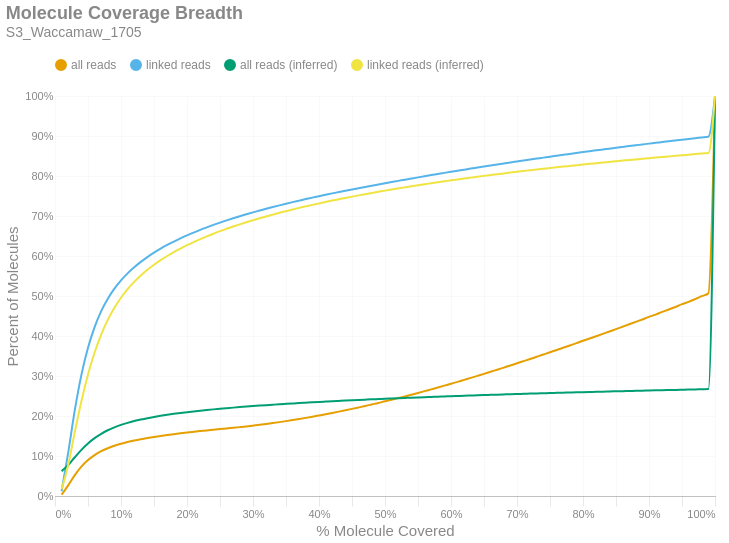

This figure's notebook cell:
### Markdown cell above
### Molecule Read Coverage
This chart shows molecule coverage breadth as computed by the number of bases aligned to that molecule. In other words, "*how much of each unique long molecule is actually sequenced/aligned?*" Keep in mind there is a distinction between sequences and alignments, since some sequences belonging to a particular molecule may not align well and wouldn't appear in the alignment data. This chart also shows molecule coverage breadth as computed by the *inferred fragment* from which the aligned sequences originate. Unlike read coverage, this calculation takes into account the total insert size, including unsequenced gaps between the forward and reverse reads. Like the previous figures, these are cumulative percents.

### Code cell
if SKIPLR:
    print_html(f"Skipped")
else:
    binned_df = consolidated_hist(valids['coverage_bp'], mask, 0.01, True)
    binned_df_inf = consolidated_hist(valids['coverage_inserts'], mask, 0.01, True)
    binned_df = binned_df.with_columns(pl.lit(binned_df_inf['all reads (cumsum)']).alias('all reads (inferred)'))
    binned_df = binned_df.with_columns(pl.lit(binned_df_inf['linked reads (cumsum)']).alias('linked reads (inferred)'))
    binned_df = binned_df.with_columns(
        (pl.col('bin').cast(pl.Float64) + 0.01).alias('right_edge')
    )

    with SafeRender(binned_df):
        (
            density_plot(binned_df, 'Molecule Coverage Breadth', samplename, 'molcov', ['all reads (inferred)','linked reads (inferred)'])
            .encode(
                #x=alt.X('bin:Q', title="% Molecule Covered").axis(format = '%').scale(padding=0),
                x=alt.X('right_edge:Q', title="% Molecule Covered").axis(format='%').scale(padding=0),
                y=alt.Y('value:Q', title='Percent of Molecules')
                    .axis(format='%')
                    .stack(False)
                    .scale(domainMin=0, padding=0),
                color=alt.Color("key:N").scale(domain = ["all reads", "linked reads", "all reads (inferred)", "linked reads (inferred)"]),
                tooltip = [
                    alt.Tooltip("key:N", title = "Data Type"),
                    alt.Tooltip("range_label:N", title="% Molecule Covered"),
                    alt.Tooltip("value:Q", format = ".2%", title="% Molecules")
                ]
            )
        ).display()

### Figure 1 — Vega-Lite specification as saved in the notebook (floating-point values rounded to 4 significant figures)
{"width": "container", "height": 400, "config": {"title": {"anchor": "start", "dy": -15, "fontSize": 18, "color": "#888888", "subtitleColor": "#888888", "subtitleFontSize": 14}, "arc": {"fill": "#0072B2"}, "axis": {"domainColor": "#888888", "domainWidth": 0.5, "gridWidth": 0.2, "grid": false, "titleFontWeight": 400, "titleFontSize": 15, "labelFontSize": 11, "labelColor": "#888888", "tickColor": "#888888", "tickWidth": 0.2, "titleColor": "#888888"}, "axisBand": {"grid": false}, "axisX": {"grid": true, "tickSize": 10, "domainCap": "round"}, "axisY": {"domain": false, "grid": true, "tickSize": 0, "domainCap": "round"}, "background": "transparent", "header": {"labelFontSize": 15, "labelColor": "#888888", "titleFontSize": 15, "titleFontWeight": 600, "titleColor": "#888888"}, "legend": {"labelFont": "sans-serif", "labelFontSize": 12, "labelColor": "#888888", "symbolSize": 100, "symbolType": "circle", "titleFontSize": 12, "titlePadding": 10, "titleColor": "#888888", "title": null, "orient": "top"}, "range": {"category": ["#E69F00", "#56B4E9", "#009E73", "#F0E442", "#0072B2", "#D55E00", "#CC79A7", "#000000"], "diverging": ["#cfe8f3", "#a2d4ec", "#73bfe2", "#46abdb", "#1696d2", "#12719e"]}, "area": {"fill": "#0072B2", "fillOpacity": 0.7, "line": true, "strokeOpacity": 0.7}, "line": {"color": "#0072B2", "stroke": "#0072B2", "strokeWidth": 2}, "trail": {"color": "#0072B2", "stroke": "#0072B2", "strokeWidth": 0, "size": 1}, "point": {"filled": true, "fillOpacity": 1.0, "size": 95}, "text": {"color": "#888888", "fontSize": 11, "align": "right", "fontWeight": 400, "size": 11}, "bar": {"fill": "#0072B2", "stroke": null}, "view": {"stroke": null, "continuousWidth": 660, "continuousHeight": 400}}, "data": {"name": "data-d8651035d0609e1ec9e9c4b69ec6b7ee"}, "mark": {"type": "line", "interpolate": "monotone", "point": {"opacity": 0, "size": 275}}, "encoding": {"color": {"field": "key", "scale": {"domain": ["all reads", "linked reads", "all reads (inferred)", "linked reads (inferred)"]}, "type": "nominal"}, "tooltip": [{"field": "key", "title": "Data Type", "type": "nominal"}, {"field": "range_label", "title": "% Molecule Covered", "type": "nominal"}, {"field": "value", "format": ".2%", "title": "% Molecules", "type": "quantitative"}], "x": {"axis": {"format": "%"}, "field": "right_edge", "scale": {"padding": 0}, "title": "% Molecule Covered", "type": "quantitative"}, "y": {"axis": {"format": "%"}, "field": "value", "scale": {"domainMin": 0, "padding": 0}, "stack": false, "title": "Percent of Molecules", "type": "quantitative"}}, "params": [{"name": "param_c36ac31b6afebe62", "select": {"type": "point", "fields": ["key"]}, "bind": "legend"}], "title": {"text": "Molecule Coverage Breadth", "subtitle": "S3_Waccamaw_1705"}, "transform": [{"fold": ["all reads (cumsum)", "linked reads (cumsum)", "all reads (inferred)", "linked reads (inferred)"]}, {"calculate": "replace(datum.key, ' (cumsum)', '')", "as": "key"}, {"filter": {"param": "param_c36ac31b6afebe62"}}], "usermeta": {"embedOptions": {"downloadFileName": "S3_Waccamaw_1705.molcov"}}, "$schema": "https://vega.github.io/schema/vega-lite/v6.1.0.json", "datasets": {"data-d8651035d0609e1ec9e9c4b69ec6b7ee": [{"bin": "0.0", "interval": "0.0-0.01", "all reads": 0.003106, "linked reads": 0.01184, "all reads (cumsum)": 0.003106, "linked reads (cumsum)": 0.01184, "range_label": "0.0-0.01", "all reads (inferred)": 0.06221, "linked reads (inferred)": 0.01677, "right_edge": 0.01}, {"bin": "0.01", "interval": "0.01-0.02", "all reads": 0.02344, "linked reads": 0.0964, "all reads (cumsum)": 0.02654, "linked reads (cumsum)": 0.1082, "range_label": "0.01-0.02", "all reads (inferred)": 0.07706, "linked reads (inferred)": 0.07758, "right_edge": 0.02}, {"bin": "0.02", "interval": "0.02-0.03", "all reads": 0.02568, "linked reads": 0.1065, "all reads (cumsum)": 0.05223, "linked reads (cumsum)": 0.2147, "range_label": "0.02-0.03", "all reads (inferred)": 0.09683, "linked reads (inferred)": 0.1596, "right_edge": 0.03}, {"bin": "0.03", "interval": "0.03-0.04", "all reads": 0.02125, "linked reads": 0.08814, "all reads (cumsum)": 0.07348, "linked reads (cumsum)": 0.3028, "range_label": "0.03-0.04", "all reads (inferred)": 0.1154, "linked reads (inferred)": 0.237, "right_edge": 0.04}, {"bin": "0.04", "interval": "0.04-0.05", "all reads": 0.01636, "linked reads": 0.06785, "all reads (cumsum)": 0.08983, "linked reads (cumsum)": 0.3707, "range_label": "0.04-0.05", "all reads (inferred)": 0.1315, "linked reads (inferred)": 0.3035, "right_edge": 0.05}, {"bin": "0.05", "interval": "0.05-0.06", "all reads": 0.01248, "linked reads": 0.05161, "all reads (cumsum)": 0.1023, "linked reads (cumsum)": 0.4223, "range_label": "0.05-0.06", "all reads (inferred)": 0.1448, "linked reads (inferred)": 0.3588, "right_edge": 0.06}, {"bin": "0.06", "interval": "0.06-0.07", "all reads": 0.009622, "linked reads": 0.03977, "all reads (cumsum)": 0.1119, "linked reads (cumsum)": 0.4621, "range_label": "0.06-0.07", "all reads (inferred)": 0.1555, "linked reads (inferred)": 0.4035, "right_edge": 0.07}, {"bin": "0.07", "interval": "0.07-0.08", "all reads": 0.007558, "linked reads": 0.03118, "all reads (cumsum)": 0.1195, "linked reads (cumsum)": 0.4932, "range_label": "0.07-0.08", "all reads (inferred)": 0.1644, "linked reads (inferred)": 0.4402, "right_edge": 0.08}, {"bin": "0.08", "interval": "0.08-0.09", "all reads": 0.006066, "linked reads": 0.02498, "all reads (cumsum)": 0.1256, "linked reads (cumsum)": 0.5182, "range_label": "0.08-0.09", "all reads (inferred)": 0.1717, "linked reads (inferred)": 0.4705, "right_edge": 0.09}, {"bin": "0.09", "interval": "0.09-0.1", "all reads": 0.005047, "linked reads": 0.02069, "all reads (cumsum)": 0.1306, "linked reads (cumsum)": 0.5389, "range_label": "0.09-0.1", "all reads (inferred)": 0.1777, "linked reads (inferred)": 0.4956, "right_edge": 0.1}, {"bin": "0.1", "interval": "0.1-0.11", "all reads": 0.00431, "linked reads": 0.0176, "all reads (cumsum)": 0.1349, "linked reads (cumsum)": 0.5565, "range_label": "0.1-0.11", "all reads (inferred)": 0.1829, "linked reads (inferred)": 0.517, "right_edge": 0.11}, {"bin": "0.11", "interval": "0.11-0.12", "all reads": 0.003735, "linked reads": 0.01524, "all reads (cumsum)": 0.1387, "linked reads (cumsum)": 0.5717, "range_label": "0.11-0.12", "all reads (inferred)": 0.1873, "linked reads (inferred)": 0.5353, "right_edge": 0.12}, {"bin": "0.12", "interval": "0.12-0.13", "all reads": 0.003329, "linked reads": 0.01354, "all reads (cumsum)": 0.142, "linked reads (cumsum)": 0.5853, "range_label": "0.12-0.13", "all reads (inferred)": 0.1912, "linked reads (inferred)": 0.5512, "right_edge": 0.13}, {"bin": "0.13", "interval": "0.13-0.14", "all reads": 0.002964, "linked reads": 0.01202, "all reads (cumsum)": 0.1449, "linked reads (cumsum)": 0.5973, "range_label": "0.13-0.14", "all reads (inferred)": 0.1946, "linked reads (inferred)": 0.5655, "right_edge": 0.14}, {"bin": "0.14", "interval": "0.14-0.15", "all reads": 0.00271, "linked reads": 0.01093, "all reads (cumsum)": 0.1477, "linked reads (cumsum)": 0.6082, "range_label": "0.14-0.15", "all reads (inferred)": 0.1976, "linked reads (inferred)": 0.578, "right_edge": 0.15}, {"bin": "0.15", "interval": "0.15-0.16", "all reads": 0.002498, "linked reads": 0.01004, "all reads (cumsum)": 0.1502, "linked reads (cumsum)": 0.6183, "range_label": "0.15-0.16", "all reads (inferred)": 0.2004, "linked reads (inferred)": 0.5895, "right_edge": 0.16}, {"bin": "0.16", "interval": "0.16-0.17", "all reads": 0.002319, "linked reads": 0.009243, "all reads (cumsum)": 0.1525, "linked reads (cumsum)": 0.6275, "range_label": "0.16-0.17", "all reads (inferred)": 0.203, "linked reads (inferred)": 0.6, "right_edge": 0.17}, {"bin": "0.17", "interval": "0.17-0.18", "all reads": 0.002165, "linked reads": 0.008504, "all reads (cumsum)": 0.1546, "linked reads (cumsum)": 0.636, "range_label": "0.17-0.18", "all reads (inferred)": 0.2054, "linked reads (inferred)": 0.6097, "right_edge": 0.18}, {"bin": "0.18", "interval": "0.18-0.19", "all reads": 0.002048, "linked reads": 0.007995, "all reads (cumsum)": 0.1567, "linked reads (cumsum)": 0.644, "range_label": "0.18-0.19", "all reads (inferred)": 0.2075, "linked reads (inferred)": 0.6187, "right_edge": 0.19}, {"bin": "0.19", "interval": "0.19-0.2", "all reads": 0.001962, "linked reads": 0.007567, "all reads (cumsum)": 0.1586, "linked reads (cumsum)": 0.6516, "range_label": "0.19-0.2", "all reads (inferred)": 0.2096, "linked reads (inferred)": 0.627, "right_edge": 0.2}, {"bin": "0.2", "interval": "0.2-0.21", "all reads": 0.001832, "linked reads": 0.006979, "all reads (cumsum)": 0.1605, "linked reads (cumsum)": 0.6586, "range_label": "0.2-0.21", "all reads (inferred)": 0.2115, "linked reads (inferred)": 0.6348, "right_edge": 0.21}, {"bin": "0.21", "interval": "0.21-0.22", "all reads": 0.001794, "linked reads": 0.006757, "all reads (cumsum)": 0.1623, "linked reads (cumsum)": 0.6653, "range_label": "0.21-0.22", "all reads (inferred)": 0.2133, "linked reads (inferred)": 0.6422, "right_edge": 0.22}, {"bin": "0.22", "interval": "0.22-0.23", "all reads": 0.001716, "linked reads": 0.006353, "all reads (cumsum)": 0.164, "linked reads (cumsum)": 0.6717, "range_label": "0.22-0.23", "all reads (inferred)": 0.215, "linked reads (inferred)": 0.6492, "right_edge": 0.23}, {"bin": "0.23", "interval": "0.23-0.24", "all reads": 0.001655, "linked reads": 0.006037, "all reads (cumsum)": 0.1656, "linked reads (cumsum)": 0.6777, "range_label": "0.23-0.24", "all reads (inferred)": 0.2166, "linked reads (inferred)": 0.6558, "right_edge": 0.24}, {"bin": "0.24", "interval": "0.24-0.25", "all reads": 0.001632, "linked reads": 0.005806, "all reads (cumsum)": 0.1673, "linked reads (cumsum)": 0.6835, "range_label": "0.24-0.25", "all reads (inferred)": 0.2181, "linked reads (inferred)": 0.6621, "right_edge": 0.25}, {"bin": "0.25", "interval": "0.25-0.26", "all reads": 0.001602, "linked reads": 0.00554, "all reads (cumsum)": 0.1689, "linked reads (cumsum)": 0.6891, "range_label": "0.25-0.26", "all reads (inferred)": 0.2195, "linked reads (inferred)": 0.668, "right_edge": 0.26}, {"bin": "0.26", "interval": "0.26-0.27", "all reads": 0.001623, "linked reads": 0.005302, "all reads (cumsum)": 0.1705, "linked reads (cumsum)": 0.6944, "range_label": "0.26-0.27", "all reads (inferred)": 0.2209, "linked reads (inferred)": 0.6737, "right_edge": 0.27}, {"bin": "0.27", "interval": "0.27-0.28", "all reads": 0.001701, "linked reads": 0.005117, "all reads (cumsum)": 0.1722, "linked reads (cumsum)": 0.6995, "range_label": "0.27-0.28", "all reads (inferred)": 0.2223, "linked reads (inferred)": 0.6791, "right_edge": 0.28}, {"bin": "0.28", "interval": "0.28-0.29", "all reads": 0.001756, "linked reads": 0.004817, "all reads (cumsum)": 0.174, "linked reads (cumsum)": 0.7043, "range_label": "0.28-0.29", "all reads (inferred)": 0.2236, "linked reads (inferred)": 0.6844, "right_edge": 0.29}, {"bin": "0.29", "interval": "0.29-0.3", "all reads": 0.001933, "linked reads": 0.004773, "all reads (cumsum)": 0.1759, "linked reads (cumsum)": 0.7091, "range_label": "0.29-0.3", "all reads (inferred)": 0.2248, "linked reads (inferred)": 0.6894, "right_edge": 0.3}, {"bin": "0.3", "interval": "0.3-0.31", "all reads": 0.001999, "linked reads": 0.004501, "all reads (cumsum)": 0.1779, "linked reads (cumsum)": 0.7136, "range_label": "0.3-0.31", "all reads (inferred)": 0.226, "linked reads (inferred)": 0.6943, "right_edge": 0.31}, {"bin": "0.31", "interval": "0.31-0.32", "all reads": 0.002164, "linked reads": 0.004492, "all reads (cumsum)": 0.1801, "linked reads (cumsum)": 0.7181, "range_label": "0.31-0.32", "all reads (inferred)": 0.2271, "linked reads (inferred)": 0.699, "right_edge": 0.32}, {"bin": "0.32", "interval": "0.32-0.33", "all reads": 0.002292, "linked reads": 0.004315, "all reads (cumsum)": 0.1823, "linked reads (cumsum)": 0.7224, "range_label": "0.32-0.33", "all reads (inferred)": 0.2282, "linked reads (inferred)": 0.7035, "right_edge": 0.33}, {"bin": "0.33", "interval": "0.33-0.34", "all reads": 0.002364, "linked reads": 0.004206, "all reads (cumsum)": 0.1847, "linked reads (cumsum)": 0.7266, "range_label": "0.33-0.34", "all reads (inferred)": 0.2293, "linked reads (inferred)": 0.7079, "right_edge": 0.34}, {"bin": "0.34", "interval": "0.34-0.35", "all reads": 0.002485, "linked reads": 0.0041, "all reads (cumsum)": 0.1872, "linked reads (cumsum)": 0.7307, "range_label": "0.34-0.35", "all reads (inferred)": 0.2304, "linked reads (inferred)": 0.7121, "right_edge": 0.35}, {"bin": "0.35", "interval": "0.35-0.36", "all reads": 0.002591, "linked reads": 0.003958, "all reads (cumsum)": 0.1898, "linked reads (cumsum)": 0.7346, "range_label": "0.35-0.36", "all reads (inferred)": 0.2314, "linked reads (inferred)": 0.7162, "right_edge": 0.36}, {"bin": "0.36", "interval": "0.36-0.37", "all reads": 0.002683, "linked reads": 0.003829, "all reads (cumsum)": 0.1925, "linked reads (cumsum)": 0.7385, "range_label": "0.36-0.37", "all reads (inferred)": 0.2324, "linked reads (inferred)": 0.7203, "right_edge": 0.37}, {"bin": "0.37", "interval": "0.37-0.38", "all reads": 0.002823, "linked reads": 0.003804, "all reads (cumsum)": 0.1953, "linked reads (cumsum)": 0.7423, "range_label": "0.37-0.38", "all reads (inferred)": 0.2333, "linked reads (inferred)": 0.724, "right_edge": 0.38}, {"bin": "0.38", "interval": "0.38-0.39", "all reads": 0.002909, "linked reads": 0.003615, "all reads (cumsum)": 0.1982, "linked reads (cumsum)": 0.7459, "range_label": "0.38-0.39", "all reads (inferred)": 0.2342, "linked reads (inferred)": 0.7278, "right_edge": 0.39}, {"bin": "0.39", "interval": "0.39-0.4", "all reads": 0.00307, "linked reads": 0.003701, "all reads (cumsum)": 0.2013, "linked reads (cumsum)": 0.7496, "range_label": "0.39-0.4", "all reads (inferred)": 0.2351, "linked reads (inferred)": 0.7314, "right_edge": 0.4}, {"bin": "0.4", "interval": "0.4-0.41", "all reads": 0.003091, "linked reads": 0.00346, "all reads (cumsum)": 0.2044, "linked reads (cumsum)": 0.753, "range_label": "0.4-0.41", "all reads (inferred)": 0.236, "linked reads (inferred)": 0.735, "right_edge": 0.41}, {"bin": "0.41", "interval": "0.41-0.42", "all reads": 0.003218, "linked reads": 0.003477, "all reads (cumsum)": 0.2076, "linked reads (cumsum)": 0.7565, "range_label": "0.41-0.42", "all reads (inferred)": 0.2369, "linked reads (inferred)": 0.7385, "right_edge": 0.42}, {"bin": "0.42", "interval": "0.42-0.43", "all reads": 0.003313, "linked reads": 0.003287, "all reads (cumsum)": 0.2109, "linked reads (cumsum)": 0.7598, "range_label": "0.42-0.43", "all reads (inferred)": 0.2377, "linked reads (inferred)": 0.7419, "right_edge": 0.43}, {"bin": "0.43", "interval": "0.43-0.44", "all reads": 0.003399, "linked reads": 0.003343, "all reads (cumsum)": 0.2143, "linked reads (cumsum)": 0.7632, "range_label": "0.43-0.44", "all reads (inferred)": 0.2385, "linked reads (inferred)": 0.7452, "right_edge": 0.44}, {"bin": "0.44", "interval": "0.44-0.45", "all reads": 0.00351, "linked reads": 0.003229, "all reads (cumsum)": 0.2178, "linked reads (cumsum)": 0.7664, "range_label": "0.44-0.45", "all reads (inferred)": 0.2393, "linked reads (inferred)": 0.7484, "right_edge": 0.45}, {"bin": "0.45", "interval": "0.45-0.46", "all reads": 0.003604, "linked reads": 0.003169, "all reads (cumsum)": 0.2214, "linked reads (cumsum)": 0.7696, "range_label": "0.45-0.46", "all reads (inferred)": 0.2401, "linked reads (inferred)": 0.7516, "right_edge": 0.46}, {"bin": "0.46", "interval": "0.46-0.47", "all reads": 0.003667, "linked reads": 0.003179, "all reads (cumsum)": 0.2251, "linked reads (cumsum)": 0.7727, "range_label": "0.46-0.47", "all reads (inferred)": 0.2409, "linked reads (inferred)": 0.7546, "right_edge": 0.47}, {"bin": "0.47", "interval": "0.47-0.48", "all reads": 0.003803, "linked reads": 0.003072, "all reads (cumsum)": 0.2289, "linked reads (cumsum)": 0.7758, "range_label": "0.47-0.48", "all reads (inferred)": 0.2416, "linked reads (inferred)": 0.7577, "right_edge": 0.48}, {"bin": "0.48", "interval": "0.48-0.49", "all reads": 0.003726, "linked reads": 0.003052, "all reads (cumsum)": 0.2326, "linked reads (cumsum)": 0.7789, "range_label": "0.48-0.49", "all reads (inferred)": 0.2423, "linked reads (inferred)": 0.7605, "right_edge": 0.49}, {"bin": "0.49", "interval": "0.49-0.5", "all reads": 0.004227, "linked reads": 0.003114, "all reads (cumsum)": 0.2368, "linked reads (cumsum)": 0.782, "range_label": "0.49-0.5", "all reads (inferred)": 0.2431, "linked reads (inferred)": 0.7635, "right_edge": 0.5}, {"bin": "0.5", "interval": "0.5-0.51", "all reads": 0.003737, "linked reads": 0.002926, "all reads (cumsum)": 0.2406, "linked reads (cumsum)": 0.7849, "range_label": "0.5-0.51", "all reads (inferred)": 0.2438, "linked reads (inferred)": 0.7662, "right_edge": 0.51}, {"bin": "0.51", "interval": "0.51-0.52", "all reads": 0.004217, "linked reads": 0.002948, "all reads (cumsum)": 0.2448, "linked reads (cumsum)": 0.7878, "range_label": "0.51-0.52", "all reads (inferred)": 0.2444, "linked reads (inferred)": 0.7689, "right_edge": 0.52}, {"bin": "0.52", "interval": "0.52-0.53", "all reads": 0.00415, "linked reads": 0.002899, "all reads (cumsum)": 0.2489, "linked reads (cumsum)": 0.7907, "range_label": "0.52-0.53", "all reads (inferred)": 0.2451, "linked reads (inferred)": 0.7716, "right_edge": 0.53}, {"bin": "0.53", "interval": "0.53-0.54", "all reads": 0.004328, "linked reads": 0.002904, "all reads (cumsum)": 0.2533, "linked reads (cumsum)": 0.7936, "range_label": "0.53-0.54", "all reads (inferred)": 0.2458, "linked reads (inferred)": 0.7743, "right_edge": 0.54}, {"bin": "0.54", "interval": "0.54-0.55", "all reads": 0.004345, "linked reads": 0.002896, "all reads (cumsum)": 0.2576, "linked reads (cumsum)": 0.7965, "range_label": "0.54-0.55", "all reads (inferred)": 0.2464, "linked reads (inferred)": 0.7769, "right_edge": 0.55}, {"bin": "0.55", "interval": "0.55-0.56", "all reads": 0.004506, "linked reads": 0.002874, "all reads (cumsum)": 0.2621, "linked reads (cumsum)": 0.7994, "range_label": "0.55-0.56", "all reads (inferred)": 0.2471, "linked reads (inferred)": 0.7795, "right_edge": 0.56}, {"bin": "0.56", "interval": "0.56-0.57", "all reads": 0.004538, "linked reads": 0.002834, "all reads (cumsum)": 0.2667, "linked reads (cumsum)": 0.8022, "range_label": "0.56-0.57", "all reads (inferred)": 0.2477, "linked reads (inferred)": 0.7819, "right_edge": 0.57}, {"bin": "0.57", "interval": "0.57-0.58", "all reads": 0.004518, "linked reads": 0.002772, "all reads (cumsum)": 0.2712, "linked reads (cumsum)": 0.805, "range_label": "0.57-0.58", "all reads (inferred)": 0.2483, "linked reads (inferred)": 0.7843, "right_edge": 0.58}, {"bin": "0.58", "interval": "0.58-0.59", "all reads": 0.004701, "linked reads": 0.002806, "all reads (cumsum)": 0.2759, "linked reads (cumsum)": 0.8078, "range_label": "0.58-0.59", "all reads (inferred)": 0.2489, "linked reads (inferred)": 0.7867, "right_edge": 0.59}, {"bin": "0.59", "interval": "0.59-0.6", "all reads": 0.004816, "linked reads": 0.002725, "all reads (cumsum)": 0.2807, "linked reads (cumsum)": 0.8106, "range_label": "0.59-0.6", "all reads (inferred)": 0.2495, "linked reads (inferred)": 0.7892, "right_edge": 0.6}, {"bin": "0.6", "interval": "0.6-0.61", "all reads": 0.004709, "linked reads": 0.002666, "all reads (cumsum)": 0.2854, "linked reads (cumsum)": 0.8132, "range_label": "0.6-0.61", "all reads (inferred)": 0.2501, "linked reads (inferred)": 0.7915, "right_edge": 0.61}, {"bin": "0.61", "interval": "0.61-0.62", "all reads": 0.004931, "linked reads": 0.002635, "all reads (cumsum)": 0.2903, "linked reads (cumsum)": 0.8159, "range_label": "0.61-0.62", "all reads (inferred)": 0.2507, "linked reads (inferred)": 0.7938, "right_edge": 0.62}, {"bin": "0.62", "interval": "0.62-0.63", "all reads": 0.004933, "linked reads": 0.002703, "all reads (cumsum)": 0.2953, "linked reads (cumsum)": 0.8186, "range_label": "0.62-0.63", "all reads (inferred)": 0.2512, "linked reads (inferred)": 0.7959, "right_edge": 0.63}, {"bin": "0.63", "interval": "0.63-0.64", "all reads": 0.005007, "linked reads": 0.002575, "all reads (cumsum)": 0.3003, "linked reads (cumsum)": 0.8211, "range_label": "0.63-0.64", "all reads (inferred)": 0.2518, "linked reads (inferred)": 0.7981, "right_edge": 0.64}, {"bin": "0.64", "interval": "0.64-0.65", "all reads": 0.005028, "linked reads": 0.002593, "all reads (cumsum)": 0.3053, "linked reads (cumsum)": 0.8237, "range_label": "0.64-0.65", "all reads (inferred)": 0.2524, "linked reads (inferred)": 0.8003, "right_edge": 0.65}, {"bin": "0.65", "interval": "0.65-0.66", "all reads": 0.005338, "linked reads": 0.002669, "all reads (cumsum)": 0.3106, "linked reads (cumsum)": 0.8264, "range_label": "0.65-0.66", "all reads (inferred)": 0.2529, "linked reads (inferred)": 0.8024, "right_edge": 0.66}, {"bin": "0.66", "interval": "0.66-0.67", "all reads": 0.005121, "linked reads": 0.002545, "all reads (cumsum)": 0.3158, "linked reads (cumsum)": 0.8289, "range_label": "0.66-0.67", "all reads (inferred)": 0.2534, "linked reads (inferred)": 0.8045, "right_edge": 0.67}, {"bin": "0.67", "interval": "0.67-0.68", "all reads": 0.005279, "linked reads": 0.002523, "all reads (cumsum)": 0.321, "linked reads (cumsum)": 0.8315, "range_label": "0.67-0.68", "all reads (inferred)": 0.2539, "linked reads (inferred)": 0.8065, "right_edge": 0.68}, {"bin": "0.68", "interval": "0.68-0.69", "all reads": 0.00526, "linked reads": 0.0025, "all reads (cumsum)": 0.3263, "linked reads (cumsum)": 0.834, "range_label": "0.68-0.69", "all reads (inferred)": 0.2545, "linked reads (inferred)": 0.8086, "right_edge": 0.69}, {"bin": "0.69", "interval": "0.69-0.7", "all reads": 0.005453, "linked reads": 0.002421, "all reads (cumsum)": 0.3317, "linked reads (cumsum)": 0.8364, "range_label": "0.69-0.7", "all reads (inferred)": 0.255, "linked reads (inferred)": 0.8106, "right_edge": 0.7}, {"bin": "0.7", "interval": "0.7-0.71", "all reads": 0.005398, "linked reads": 0.002432, "all reads (cumsum)": 0.3371, "linked reads (cumsum)": 0.8388, "range_label": "0.7-0.71", "all reads (inferred)": 0.2555, "linked reads (inferred)": 0.8125, "right_edge": 0.71}, {"bin": "0.71", "interval": "0.71-0.72", "all reads": 0.005382, "linked reads": 0.002405, "all reads (cumsum)": 0.3425, "linked reads (cumsum)": 0.8412, "range_label": "0.71-0.72", "all reads (inferred)": 0.256, "linked reads (inferred)": 0.8145, "right_edge": 0.72}, {"bin": "0.72", "interval": "0.72-0.73", "all reads": 0.005575, "linked reads": 0.002379, "all reads (cumsum)": 0.3481, "linked reads (cumsum)": 0.8436, "range_label": "0.72-0.73", "all reads (inferred)": 0.2564, "linked reads (inferred)": 0.8164, "right_edge": 0.73}, {"bin": "0.73", "interval": "0.73-0.74", "all reads": 0.005494, "linked reads": 0.002334, "all reads (cumsum)": 0.3536, "linked reads (cumsum)": 0.8459, "range_label": "0.73-0.74", "all reads (inferred)": 0.2569, "linked reads (inferred)": 0.8182, "right_edge": 0.74}, {"bin": "0.74", "interval": "0.74-0.75", "all reads": 0.005835, "linked reads": 0.002423, "all reads (cumsum)": 0.3594, "linked reads (cumsum)": 0.8484, "range_label": "0.74-0.75", "all reads (inferred)": 0.2574, "linked reads (inferred)": 0.8201, "right_edge": 0.75}, {"bin": "0.75", "interval": "0.75-0.76", "all reads": 0.00549, "linked reads": 0.002271, "all reads (cumsum)": 0.3649, "linked reads (cumsum)": 0.8506, "range_label": "0.75-0.76", "all reads (inferred)": 0.2579, "linked reads (inferred)": 0.8218, "right_edge": 0.76}, {"bin": "0.76", "interval": "0.76-0.77", "all reads": 0.005703, "linked reads": 0.002294, "all reads (cumsum)": 0.3706, "linked reads (cumsum)": 0.8529, "range_label": "0.76-0.77", "all reads (inferred)": 0.2583, "linked reads (inferred)": 0.8236, "right_edge": 0.77}, {"bin": "0.77", "interval": "0.77-0.78", "all reads": 0.005712, "linked reads": 0.002301, "all reads (cumsum)": 0.3763, "linked reads (cumsum)": 0.8552, "range_label": "0.77-0.78", "all reads (inferred)": 0.2588, "linked reads (inferred)": 0.8253, "right_edge": 0.78}, {"bin": "0.78", "interval": "0.78-0.79", "all reads": 0.005748, "linked reads": 0.002206, "all reads (cumsum)": 0.3821, "linked reads (cumsum)": 0.8574, "range_label": "0.78-0.79", "all reads (inferred)": 0.2592, "linked reads (inferred)": 0.827, "right_edge": 0.79}, {"bin": "0.79", "interval": "0.79-0.8", "all reads": 0.006022, "linked reads": 0.002344, "all reads (cumsum)": 0.3881, "linked reads (cumsum)": 0.8598, "range_label": "0.79-0.8", "all reads (inferred)": 0.2597, "linked reads (inferred)": 0.8288, "right_edge": 0.8}, {"bin": "0.8", "interval": "0.8-0.81", "all reads": 0.00558, "linked reads": 0.002163, "all reads (cumsum)": 0.3937, "linked reads (cumsum)": 0.8619, "range_label": "0.8-0.81", "all reads (inferred)": 0.2601, "linked reads (inferred)": 0.8304, "right_edge": 0.81}, {"bin": "0.81", "interval": "0.81-0.82", "all reads": 0.005776, "linked reads": 0.002189, "all reads (cumsum)": 0.3995, "linked reads (cumsum)": 0.8641, "range_label": "0.81-0.82", "all reads (inferred)": 0.2605, "linked reads (inferred)": 0.8321, "right_edge": 0.82}, {"bin": "0.82", "interval": "0.82-0.83", "all reads": 0.005879, "linked reads": 0.002115, "all reads (cumsum)": 0.4053, "linked reads (cumsum)": 0.8662, "range_label": "0.82-0.83", "all reads (inferred)": 0.2609, "linked reads (inferred)": 0.8337, "right_edge": 0.83}, {"bin": "0.83", "interval": "0.83-0.84", "all reads": 0.005951, "linked reads": 0.002169, "all reads (cumsum)": 0.4113, "linked reads (cumsum)": 0.8684, "range_label": "0.83-0.84", "all reads (inferred)": 0.2613, "linked reads (inferred)": 0.8353, "right_edge": 0.84}, {"bin": "0.84", "interval": "0.84-0.85", "all reads": 0.005885, "linked reads": 0.002127, "all reads (cumsum)": 0.4172, "linked reads (cumsum)": 0.8705, "range_label": "0.84-0.85", "all reads (inferred)": 0.2618, "linked reads (inferred)": 0.8369, "right_edge": 0.85}, {"bin": "0.85", "interval": "0.85-0.86", "all reads": 0.006015, "linked reads": 0.002089, "all reads (cumsum)": 0.4232, "linked reads (cumsum)": 0.8726, "range_label": "0.85-0.86", "all reads (inferred)": 0.2622, "linked reads (inferred)": 0.8385, "right_edge": 0.86}, {"bin": "0.86", "interval": "0.86-0.87", "all reads": 0.006039, "linked reads": 0.002115, "all reads (cumsum)": 0.4292, "linked reads (cumsum)": 0.8747, "range_label": "0.86-0.87", "all reads (inferred)": 0.2626, "linked reads (inferred)": 0.84, "right_edge": 0.87}, {"bin": "0.87", "interval": "0.87-0.88", "all reads": 0.006106, "linked reads": 0.002073, "all reads (cumsum)": 0.4353, "linked reads (cumsum)": 0.8768, "range_label": "0.87-0.88", "all reads (inferred)": 0.263, "linked reads (inferred)": 0.8415, "right_edge": 0.88}, {"bin": "0.88", "interval": "0.88-0.89", "all reads": 0.006056, "linked reads": 0.002043, "all reads (cumsum)": 0.4414, "linked reads (cumsum)": 0.8789, "range_label": "0.88-0.89", "all reads (inferred)": 0.2634, "linked reads (inferred)": 0.8431, "right_edge": 0.89}, {"bin": "0.89", "interval": "0.89-0.9", "all reads": 0.006279, "linked reads": 0.002078, "all reads (cumsum)": 0.4477, "linked reads (cumsum)": 0.8809, "range_label": "0.89-0.9", "all reads (inferred)": 0.2638, "linked reads (inferred)": 0.8446, "right_edge": 0.9}, {"bin": "0.9", "interval": "0.9-0.91", "all reads": 0.005908, "linked reads": 0.001903, "all reads (cumsum)": 0.4536, "linked reads (cumsum)": 0.8828, "range_label": "0.9-0.91", "all reads (inferred)": 0.2642, "linked reads (inferred)": 0.8461, "right_edge": 0.91}, {"bin": "0.91", "interval": "0.91-0.92", "all reads": 0.006777, "linked reads": 0.002046, "all reads (cumsum)": 0.4604, "linked reads (cumsum)": 0.8849, "range_label": "0.91-0.92", "all reads (inferred)": 0.2645, "linked reads (inferred)": 0.8475, "right_edge": 0.92}, {"bin": "0.92", "interval": "0.92-0.93", "all reads": 0.005844, "linked reads": 0.001954, "all reads (cumsum)": 0.4662, "linked reads (cumsum)": 0.8868, "range_label": "0.92-0.93", "all reads (inferred)": 0.2649, "linked reads (inferred)": 0.849, "right_edge": 0.93}, {"bin": "0.93", "interval": "0.93-0.94", "all reads": 0.006424, "linked reads": 0.001983, "all reads (cumsum)": 0.4726, "linked reads (cumsum)": 0.8888, "range_label": "0.93-0.94", "all reads (inferred)": 0.2653, "linked reads (inferred)": 0.8504, "right_edge": 0.94}, {"bin": "0.94", "interval": "0.94-0.95", "all reads": 0.006918, "linked reads": 0.001968, "all reads (cumsum)": 0.4795, "linked reads (cumsum)": 0.8908, "range_label": "0.94-0.95", "all reads (inferred)": 0.2657, "linked reads (inferred)": 0.8519, "right_edge": 0.95}, {"bin": "0.95", "interval": "0.95-0.96", "all reads": 0.005845, "linked reads": 0.001913, "all reads (cumsum)": 0.4854, "linked reads (cumsum)": 0.8927, "range_label": "0.95-0.96", "all reads (inferred)": 0.2661, "linked reads (inferred)": 0.8533, "right_edge": 0.96}, {"bin": "0.96", "interval": "0.96-0.97", "all reads": 0.006886, "linked reads": 0.001867, "all reads (cumsum)": 0.4923, "linked reads (cumsum)": 0.8946, "range_label": "0.96-0.97", "all reads (inferred)": 0.2665, "linked reads (inferred)": 0.8548, "right_edge": 0.97}, {"bin": "0.97", "interval": "0.97-0.98", "all reads": 0.007352, "linked reads": 0.001803, "all reads (cumsum)": 0.4996, "linked reads (cumsum)": 0.8964, "range_label": "0.97-0.98", "all reads (inferred)": 0.267, "linked reads (inferred)": 0.8563, "right_edge": 0.98}, {"bin": "0.98", "interval": "0.98-0.99", "all reads": 0.006902, "linked reads": 0.001905, "all reads (cumsum)": 0.5065, "linked reads (cumsum)": 0.8983, "range_label": "0.98-0.99", "all reads (inferred)": 0.2674, "linked reads (inferred)": 0.8574, "right_edge": 0.99}, {"bin": "0.99", "interval": "0.99-1.0", "all reads": 0.4935, "linked reads": 0.1017, "all reads (cumsum)": 1.0, "linked reads (cumsum)": 1.0, "range_label": "0.99-1.0", "all reads (inferred)": 1.0, "linked reads (inferred)": 1.0, "right_edge": 1.0}]}}
